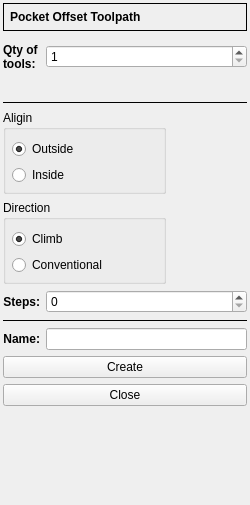
<?xml version="1.0" encoding="UTF-8"?>
<ui version="4.0">
 <class>PocketOffsetForm</class>
 <widget class="QWidget" name="PocketOffsetForm">
  <property name="geometry">
   <rect>
    <x>0</x>
    <y>0</y>
    <width>250</width>
    <height>505</height>
   </rect>
  </property>
  <property name="minimumSize">
   <size>
    <width>250</width>
    <height>0</height>
   </size>
  </property>
  <property name="windowTitle">
   <string>Form</string>
  </property>
  <layout class="QGridLayout" name="gridLayout_2">
   <property name="leftMargin">
    <number>3</number>
   </property>
   <property name="topMargin">
    <number>3</number>
   </property>
   <property name="rightMargin">
    <number>3</number>
   </property>
   <property name="bottomMargin">
    <number>3</number>
   </property>
   <item row="9" column="1">
    <widget class="QSpinBox" name="sbxSteps">
     <property name="enabled">
      <bool>true</bool>
     </property>
    </widget>
   </item>
   <item row="1" column="0" colspan="2">
    <widget class="DepthForm" name="dsbxDepth" native="true">
     <property name="enabled">
      <bool>true</bool>
     </property>
    </widget>
   </item>
   <item row="0" column="0" colspan="2">
    <widget class="QFrame" name="frame">
     <property name="enabled">
      <bool>true</bool>
     </property>
     <property name="sizePolicy">
      <sizepolicy hsizetype="Preferred" vsizetype="Fixed">
       <horstretch>0</horstretch>
       <verstretch>0</verstretch>
      </sizepolicy>
     </property>
     <property name="frameShape">
      <enum>QFrame::Box</enum>
     </property>
     <property name="frameShadow">
      <enum>QFrame::Plain</enum>
     </property>
     <layout class="QVBoxLayout" name="verticalLayout_2">
      <property name="leftMargin">
       <number>6</number>
      </property>
      <property name="topMargin">
       <number>6</number>
      </property>
      <property name="rightMargin">
       <number>6</number>
      </property>
      <property name="bottomMargin">
       <number>6</number>
      </property>
      <item>
       <widget class="QLabel" name="label">
        <property name="enabled">
         <bool>true</bool>
        </property>
        <property name="font">
         <font>
          <weight>75</weight>
          <bold>true</bold>
         </font>
        </property>
        <property name="text">
         <string>Pocket Offset Toolpath</string>
        </property>
       </widget>
      </item>
     </layout>
    </widget>
   </item>
   <item row="8" column="0" colspan="2">
    <layout class="QGridLayout" name="gridLayout">
     <item row="1" column="0">
      <widget class="QGroupBox" name="groupBox_4">
       <property name="enabled">
        <bool>true</bool>
       </property>
       <property name="title">
        <string>Aligin</string>
       </property>
       <layout class="QVBoxLayout" name="verticalLayout_5">
        <property name="leftMargin">
         <number>6</number>
        </property>
        <property name="topMargin">
         <number>9</number>
        </property>
        <property name="rightMargin">
         <number>6</number>
        </property>
        <property name="bottomMargin">
         <number>6</number>
        </property>
        <item>
         <widget class="QRadioButton" name="rbOutside">
          <property name="enabled">
           <bool>true</bool>
          </property>
          <property name="text">
           <string>Outside</string>
          </property>
          <property name="checked">
           <bool>true</bool>
          </property>
         </widget>
        </item>
        <item>
         <widget class="QRadioButton" name="rbInside">
          <property name="enabled">
           <bool>true</bool>
          </property>
          <property name="text">
           <string>Inside</string>
          </property>
         </widget>
        </item>
       </layout>
      </widget>
     </item>
     <item row="2" column="0">
      <widget class="QGroupBox" name="groupBox_2">
       <property name="enabled">
        <bool>true</bool>
       </property>
       <property name="title">
        <string>Direction</string>
       </property>
       <layout class="QVBoxLayout" name="verticalLayout_4">
        <property name="leftMargin">
         <number>6</number>
        </property>
        <property name="topMargin">
         <number>9</number>
        </property>
        <property name="rightMargin">
         <number>6</number>
        </property>
        <property name="bottomMargin">
         <number>6</number>
        </property>
        <item>
         <widget class="QRadioButton" name="rbClimb">
          <property name="enabled">
           <bool>true</bool>
          </property>
          <property name="text">
           <string>Climb</string>
          </property>
          <property name="checked">
           <bool>true</bool>
          </property>
         </widget>
        </item>
        <item>
         <widget class="QRadioButton" name="rbConventional">
          <property name="enabled">
           <bool>true</bool>
          </property>
          <property name="text">
           <string>Conventional</string>
          </property>
         </widget>
        </item>
       </layout>
      </widget>
     </item>
     <item row="1" column="1" rowspan="2">
      <widget class="QLabel" name="lblPixmap">
       <property name="enabled">
        <bool>true</bool>
       </property>
       <property name="sizePolicy">
        <sizepolicy hsizetype="Fixed" vsizetype="Preferred">
         <horstretch>0</horstretch>
         <verstretch>0</verstretch>
        </sizepolicy>
       </property>
       <property name="minimumSize">
        <size>
         <width>75</width>
         <height>75</height>
        </size>
       </property>
       <property name="text">
        <string/>
       </property>
       <property name="pixmap">
        <pixmap>:/toolpath/offset_climb.png</pixmap>
       </property>
       <property name="alignment">
        <set>Qt::AlignCenter</set>
       </property>
      </widget>
     </item>
    </layout>
   </item>
   <item row="11" column="0">
    <widget class="QLabel" name="label_6">
     <property name="enabled">
      <bool>true</bool>
     </property>
     <property name="sizePolicy">
      <sizepolicy hsizetype="Fixed" vsizetype="Preferred">
       <horstretch>0</horstretch>
       <verstretch>0</verstretch>
      </sizepolicy>
     </property>
     <property name="font">
      <font>
       <weight>75</weight>
       <bold>true</bold>
      </font>
     </property>
     <property name="text">
      <string>Name:</string>
     </property>
     <property name="alignment">
      <set>Qt::AlignRight|Qt::AlignTrailing|Qt::AlignVCenter</set>
     </property>
    </widget>
   </item>
   <item row="11" column="1">
    <widget class="QLineEdit" name="leName">
     <property name="enabled">
      <bool>true</bool>
     </property>
    </widget>
   </item>
   <item row="10" column="0" colspan="2">
    <widget class="Line" name="line_2">
     <property name="enabled">
      <bool>true</bool>
     </property>
     <property name="frameShadow">
      <enum>QFrame::Plain</enum>
     </property>
     <property name="orientation">
      <enum>Qt::Horizontal</enum>
     </property>
    </widget>
   </item>
   <item row="5" column="0" colspan="2">
    <widget class="ToolSelectorForm" name="toolHolder3" native="true"/>
   </item>
   <item row="9" column="0">
    <widget class="QLabel" name="labelSteps">
     <property name="enabled">
      <bool>true</bool>
     </property>
     <property name="sizePolicy">
      <sizepolicy hsizetype="Fixed" vsizetype="Preferred">
       <horstretch>0</horstretch>
       <verstretch>0</verstretch>
      </sizepolicy>
     </property>
     <property name="font">
      <font>
       <weight>75</weight>
       <bold>true</bold>
      </font>
     </property>
     <property name="text">
      <string>Steps:</string>
     </property>
     <property name="alignment">
      <set>Qt::AlignRight|Qt::AlignTrailing|Qt::AlignVCenter</set>
     </property>
    </widget>
   </item>
   <item row="14" column="0" colspan="2">
    <spacer name="verticalSpacer">
     <property name="orientation">
      <enum>Qt::Vertical</enum>
     </property>
     <property name="sizeHint" stdset="0">
      <size>
       <width>20</width>
       <height>40</height>
      </size>
     </property>
    </spacer>
   </item>
   <item row="3" column="0" colspan="2">
    <widget class="ToolSelectorForm" name="toolHolder" native="true"/>
   </item>
   <item row="12" column="0" colspan="2">
    <widget class="QPushButton" name="pbCreate">
     <property name="enabled">
      <bool>true</bool>
     </property>
     <property name="text">
      <string>Create</string>
     </property>
    </widget>
   </item>
   <item row="4" column="0" colspan="2">
    <widget class="ToolSelectorForm" name="toolHolder2" native="true"/>
   </item>
   <item row="2" column="0">
    <widget class="QLabel" name="label_2">
     <property name="font">
      <font>
       <weight>75</weight>
       <bold>true</bold>
      </font>
     </property>
     <property name="text">
      <string>Qty of
tools:</string>
     </property>
    </widget>
   </item>
   <item row="7" column="0" colspan="2">
    <widget class="Line" name="line_3">
     <property name="frameShadow">
      <enum>QFrame::Plain</enum>
     </property>
     <property name="orientation">
      <enum>Qt::Horizontal</enum>
     </property>
    </widget>
   </item>
   <item row="13" column="0" colspan="2">
    <widget class="QPushButton" name="pbClose">
     <property name="enabled">
      <bool>true</bool>
     </property>
     <property name="text">
      <string>Close</string>
     </property>
    </widget>
   </item>
   <item row="2" column="1">
    <widget class="QSpinBox" name="sbxToolQty">
     <property name="minimum">
      <number>1</number>
     </property>
     <property name="maximum">
      <number>4</number>
     </property>
    </widget>
   </item>
   <item row="6" column="0" colspan="2">
    <widget class="ToolSelectorForm" name="toolHolder4" native="true"/>
   </item>
  </layout>
 </widget>
 <customwidgets>
  <customwidget>
   <class>DepthForm</class>
   <extends>QWidget</extends>
   <header location="global">depthform.h</header>
   <container>1</container>
  </customwidget>
  <customwidget>
   <class>ToolSelectorForm</class>
   <extends>QWidget</extends>
   <header location="global">tool_selectorform.h</header>
   <container>1</container>
  </customwidget>
 </customwidgets>
 <resources/>
 <connections/>
</ui>
